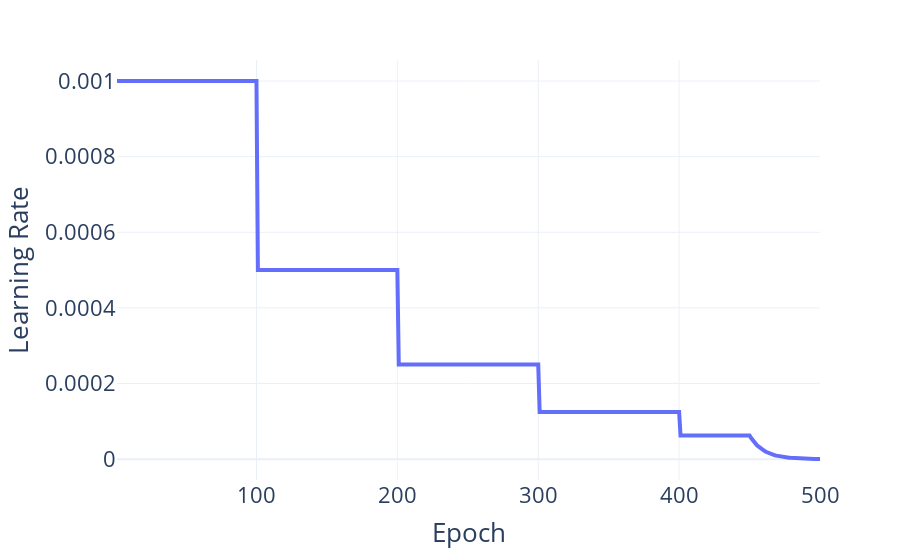

This figure's notebook cell:
### Code cell
fig = px.line(df_plot, x='Epoch', y='Learning Rate', template='plotly_white')
# fig.update_yaxes(showgrid=False).update_xaxes(showgrid=False)
fig.update_layout(font={'size': 22})
fig.update_traces(line={'width': 4})
fig.write_html('learning_rate.html')
fig.show()

### Figure 1 — Plotly figure (JSON) as saved in the notebook; plotly's stock layout.template omitted (floating-point values rounded to 4 significant figures; data arrays with more than 128 entries replaced by an {"elided": "..."} marker saying what was removed)
{"data": [{"hovertemplate": "Epoch=%{x}<br>Learning Rate=%{y}<extra></extra>", "legendgroup": "", "line": {"color": "#636efa", "dash": "solid", "width": 4}, "marker": {"symbol": "circle"}, "mode": "lines", "name": "", "orientation": "v", "showlegend": false, "x": {"elided": "500 int values"}, "xaxis": "x", "y": {"elided": "500 float values"}, "yaxis": "y", "type": "scatter"}], "layout": {"xaxis": {"anchor": "y", "domain": [0.0, 1.0], "title": {"text": "Epoch"}}, "yaxis": {"anchor": "x", "domain": [0.0, 1.0], "title": {"text": "Learning Rate"}}, "legend": {"tracegroupgap": 0}, "margin": {"t": 60}, "font": {"size": 22}}}
